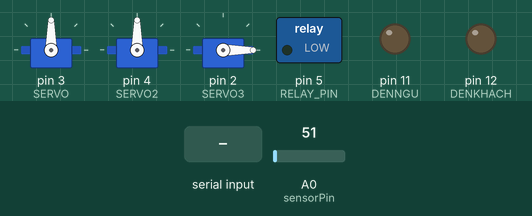
Bench run of a sketch on a simulated Arduino Uno, built with avr-gcc and run on an emulated ATmega328P. On the bench: 3 × servo, switched loads named in the sketch (green lamp = pin HIGH), output pins drawn as LEDs (lit = HIGH). The inputs (shaded band) are chosen by the test bench; at power-on: A0 (sensorPin) = 51. Random numbers use the default seed unless the sketch sets one; what the sketch prints to the serial monitor is not drawn.

Above: at 1.2 s.
1.3 s: A0 (sensorPin) set to 109
4.2 s: A0 (sensorPin) set to 133
At 8.1 s:
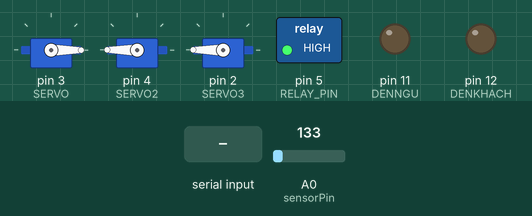
8.3 s: "3" received over Serial
11.8 s: "t" received over Serial
At 14.1 s:
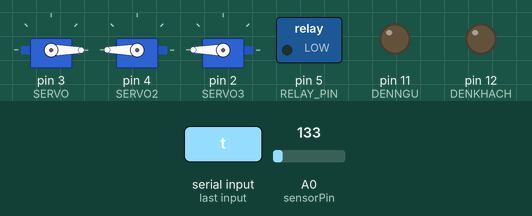
15.9 s: byte 100 ('d') received over Serial
At 16.8 s:
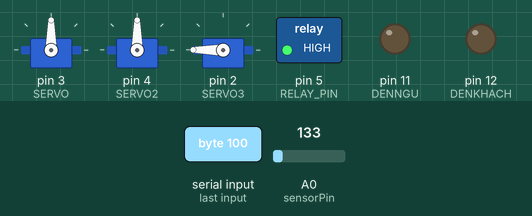
20.0 s: byte 103 ('g') received over Serial
At 20.9 s:
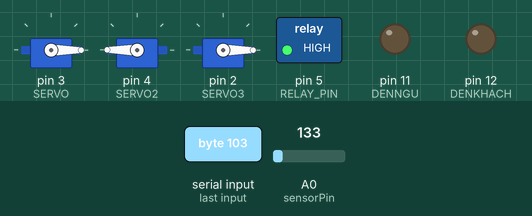
Timing chart, 0 to 24.5 s (numbered marks = the images above; inputs shaded):
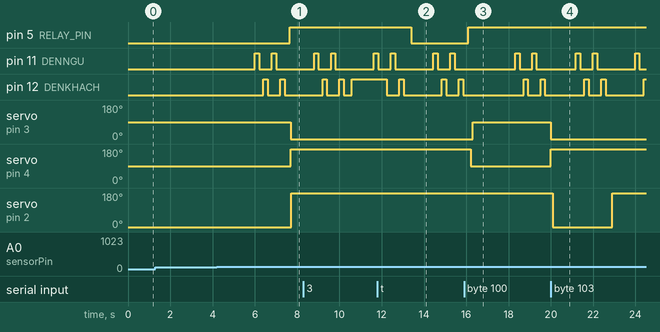

Measured:
- the behaviour switches between 122 and 123 on A0 (sensorPin) (found by bisection; images 0 and 1)
- after the input at 1.3 s, every drawn part: stays the same
- after the input at 4.2 s, pin 5 (RELAY_PIN): LOW → HIGH after 3.4 s; pin 11 (DENNGU): alternates HIGH for 0.20 s and LOW for 0.60 s, 4 changes in all, then stays LOW, starting after 1.8 s
- after the input at 11.8 s, pin 5 (RELAY_PIN): HIGH → LOW after 1.6 s
- after the input at 15.9 s, servo on pin 3 (SERVO): 0° → 90° after 0.42 s; servo on pin 4 (SERVO2): 180° → 90° after 0.32 s
- after the input at 20.0 s, servo on pin 2 (SERVO3): 180° → 0° after 0.09 s, → 180° 2.8 s later

The sketch:

chopdenserial.ino
```cpp
int DENNGU = 11;
int DENKHACH = 12;
int RELAY_PIN = 5;
#include <Servo.h>
int sensorPin = A0;
int SERVO = 3;
int SERVO2 = 4;
int SERVO3 = 2;

Servo myservo;
Servo myservo2;
Servo myservo3;
int pos = 0;

char command;

int gettime() {
  int delaytime = 200;
  return delaytime;
}

void setup() {
  Serial.begin(9600);
  pinMode(RELAY_PIN, OUTPUT);
  pinMode(DENNGU, OUTPUT);
  pinMode(DENKHACH, OUTPUT);
  myservo.attach(SERVO);
  myservo2.attach(SERVO2);
  myservo3.attach(SERVO3);
  myservo3.write(0);
}

void simulatePresence() {
  // Ngẫu nhiên bật/tắt đèn phòng ngủ
  digitalWrite(DENNGU, HIGH);
  delay(random(5000, 10000));  // Bật trong khoảng thời gian ngẫu nhiên từ 5 đến 10 giây
  digitalWrite(DENNGU, LOW);
  delay(random(5000, 10000));  // Tắt trong khoảng thời gian ngẫu nhiên từ 5 đến 10 giây

  // Ngẫu nhiên bật/tắt đèn phòng khách
  digitalWrite(DENKHACH, HIGH);
  delay(random(5000, 10000));  // Bật trong khoảng thời gian ngẫu nhiên từ 5 đến 10 giây
  digitalWrite(DENKHACH, LOW);
  delay(random(5000, 10000));  // Tắt trong khoảng thời gian ngẫu nhiên từ 5 đến 10 giây

  // Ngẫu nhiên bật/tắt quạt
  digitalWrite(RELAY_PIN, HIGH);
  delay(random(5000, 10000));  // Bật trong khoảng thời gian ngẫu nhiên từ 5 đến 10 giây
  digitalWrite(RELAY_PIN, LOW);
  delay(random(5000, 10000));  // Tắt trong khoảng thời gian ngẫu nhiên từ 5 đến 10 giây
}

void loop() {
  // Kiểm tra dữ liệu gửi từ Serial
  if (Serial.available() > 0) {
    command = Serial.read();

    // ĐÈN PHÒNG NGỦ
    if (command == '1') {
      digitalWrite(DENNGU, HIGH); // Bật đèn
      Serial.println("ĐÈN PHÒNG NGỦ ĐÃ BẬT");
    } else if (command == '0') {
      digitalWrite(DENNGU, LOW); // Tắt đèn
      Serial.println("ĐÈN PHÒNG NGỦ ĐÃ TẮT");
    } else if (command == '2') {
      Serial.println("ĐÈN PHÒNG NGỦ ĐANG NHÁY");
      int delaytime = gettime();
      for (int i = 0; i < 10; i++) {
        digitalWrite(DENNGU, LOW);
        delay(delaytime);
        digitalWrite(DENNGU, HIGH);
        delay(delaytime);
      }
    }
    // ĐÈN PHÒNG KHÁCH
    else if (command == '3') {
      digitalWrite(DENKHACH, HIGH);
      Serial.println("ĐÈN PHÒNG KHÁCH ĐÃ BẬT");
    } else if (command == '4') {
      digitalWrite(DENKHACH, LOW);
      Serial.println("ĐÈN PHÒNG KHÁCH ĐÃ TẮT");
    } else if (command == '5') {
      Serial.println("ĐÈN PHÒNG KHÁCH ĐANG NHÁY");
      int delaytime = gettime();
      for (int i = 0; i < 10; i++) {
        digitalWrite(DENKHACH, LOW);
        delay(delaytime);
        digitalWrite(DENKHACH, HIGH);
        delay(delaytime);
      }
    }
    // Chớp đèn cùng lúc
    else if (command == '6') {
      Serial.println("2 ĐÈN CÙNG CHỚP");
      int delaytime = gettime();
      for (int i = 0; i < 32; i++) {
digitalWrite(DENNGU, HIGH);
        delay(delaytime);
        digitalWrite(DENNGU, LOW);
        delay(delaytime);
        digitalWrite(DENKHACH, HIGH);
        delay(delaytime);
        digitalWrite(DENKHACH, LOW);
        delay(delaytime);
      }
    }
    // Quạt
    else if (command == 'b') {
      digitalWrite(RELAY_PIN, HIGH);
      Serial.println("QUẠT ĐÃ BẬT");
    } else if (command == 't') {
      digitalWrite(RELAY_PIN, LOW);
      Serial.println("QUẠT ĐÃ TẮT");
    }
    // Cửa mở
    else if (command == 'm') {
      myservo.write(0);
      myservo2.write(180);
      delay(1000);
    }
    // Cửa đóng
    else if (command == 'd') {
      myservo2.write(90);
      delay(100);
      myservo.write(90);
      delay(1000);
    }
    // Garage
    //đóng
    else if (command == 'g') {
      myservo3.write(0);
      delay(100);
    }
    //mở
    else if (command == 'e') {
      myservo3.write(180);
      delay(100);
    }
    if (command == 'p') {
      Serial.println("CHẾ ĐỘ MÔ PHỎNG CÓ NGƯỜI Ở NHÀ ĐƯỢC KÍCH HOẠT");
      simulatePresence();
    }

  }

  // Đọc nhiệt độ từ cảm biến LM35
  int reading = analogRead(sensorPin);
  float voltage = reading * 5.0 / 1024.0;
  float temp = voltage * 100.0;
  Serial.print("Nhiệt độ: ");
  Serial.print(temp);
  Serial.println(" C");
  delay(1000);

  // Nếu nhiệt độ lớn hơn 60 độ C
  if (temp > 60.0) {
    Serial.println("NHIỆT ĐỘ CAO! THỰC HIỆN CÁC HÀNH ĐỘNG KHẨN CẤP");
    int delaytime = gettime();
    // Nháy đèn 2 lần
    for (int i = 0; i < 2; i++) {
      digitalWrite(DENNGU, HIGH);
      delay(delaytime);
      digitalWrite(DENNGU, LOW);
      delay(delaytime);
      digitalWrite(DENKHACH, HIGH);
      delay(delaytime);
      digitalWrite(DENKHACH, LOW);
      delay(delaytime);
    }
    // Tắt đèn phòng ngủ
    digitalWrite(DENNGU, LOW);
    Serial.println("ĐÈN PHÒNG NGỦ ĐÃ TẮT DO NHIỆT ĐỘ CAO");
    // Tắt đèn phòng khách
    digitalWrite(DENKHACH, LOW);
    Serial.println("ĐÈN PHÒNG KHÁCH ĐÃ TẮT DO NHIỆT ĐỘ CAO");
    // Mở quạt
    digitalWrite(RELAY_PIN, HIGH);
    Serial.println("QUẠT ĐÃ BẬT DO NHIỆT ĐỘ CAO");
    // Mở cửa
    myservo.write(0);
    myservo2.write(180);
    Serial.println("CỬA ĐÃ MỞ DO NHIỆT ĐỘ CAO");
    // Mở cửa garage
    myservo3.write(180);
    Serial.println("CỬA GARAGE ĐÃ MỞ DO NHIỆT ĐỘ CAO");
  }
}
```
